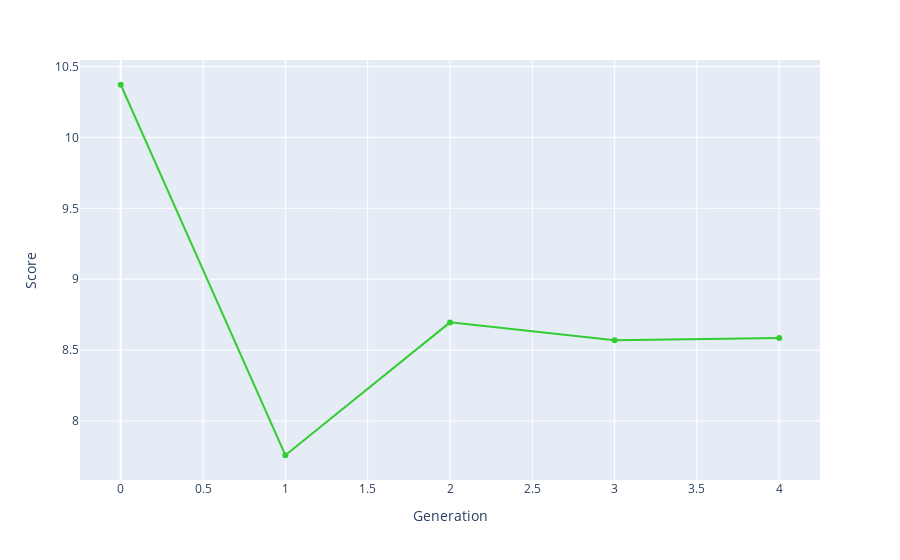

Write notebook code for a chart like this one.
### Code cell
bestRankDF = pd.DataFrame(bestRank, columns=['Score', 'Schedule'])
bestRank
bestRankDF['Generation'] = bestRankDF.index.values
fig = px.line(bestRankDF, x='Generation', y='Score', hover_data=['Schedule'], markers=True)
fig.update_traces(line_color='LimeGreen')
fig.show()
fileName = f'p{popSize}g{generations}n{nSwaps}.html'
fig.write_html(f'charts/{fileName}', include_plotlyjs="cdn")

### Figure 1 — Plotly figure (JSON) as saved in the notebook; plotly's stock layout.template omitted (floating-point values rounded to 4 significant figures; data arrays with more than 128 entries replaced by an {"elided": "..."} marker saying what was removed)
{"data": [{"customdata": {"elided": "5x1x48 int values"}, "hovertemplate": "Generation=%{x}<br>Score=%{y}<br>Schedule=%{customdata[0]}<extra></extra>", "legendgroup": "", "line": {"color": "LimeGreen", "dash": "solid"}, "marker": {"symbol": "circle"}, "mode": "markers+lines", "name": "", "orientation": "v", "showlegend": false, "type": "scatter", "x": [0, 1, 2, 3, 4], "xaxis": "x", "y": [10.37, 7.759, 8.696, 8.57, 8.586], "yaxis": "y"}], "layout": {"legend": {"tracegroupgap": 0}, "margin": {"t": 60}, "xaxis": {"anchor": "y", "domain": [0, 1], "title": {"text": "Generation"}}, "yaxis": {"anchor": "x", "domain": [0, 1], "title": {"text": "Score"}}}}
